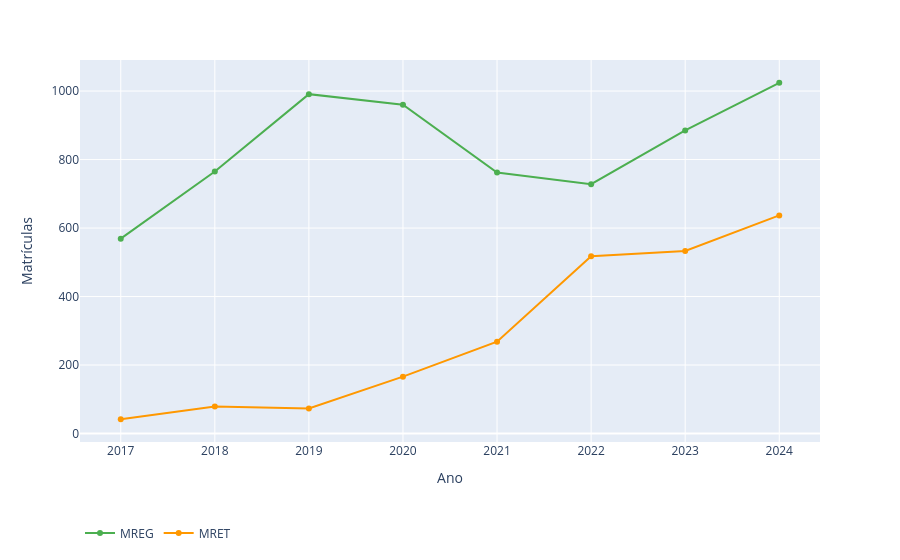

The cell this chart's notebook holds for it:
### Code cell
fig_g2 = px.line(
    matr_ativas_longo,
    x="Ano",
    y="Matrículas",
    color="Tipo",
    markers=True,
    color_discrete_map={"MREG": "#4CAF50", "MRET": "#FF9800"},
    labels={"Tipo": ""},
)
fig_g2.update_xaxes(tickmode="linear", dtick=1)
fig_g2.update_layout(hovermode="x unified", legend=dict(orientation="h", y=-0.2))
fig_g2.show()

### Figure 1 — Plotly figure (JSON) as saved in the notebook; plotly's stock layout.template omitted (floating-point values rounded to 4 significant figures)
{"data": [{"hovertemplate": "=MREG<br>Ano=%{x}<br>Matrículas=%{y}<extra></extra>", "legendgroup": "MREG", "line": {"color": "#4CAF50", "dash": "solid"}, "marker": {"symbol": "circle"}, "mode": "lines+markers", "name": "MREG", "orientation": "v", "showlegend": true, "type": "scatter", "x": [2017, 2018, 2019, 2020, 2021, 2022, 2023, 2024], "xaxis": "x", "y": [569, 765, 991, 960, 762, 728, 885, 1024], "yaxis": "y"}, {"hovertemplate": "=MRET<br>Ano=%{x}<br>Matrículas=%{y}<extra></extra>", "legendgroup": "MRET", "line": {"color": "#FF9800", "dash": "solid"}, "marker": {"symbol": "circle"}, "mode": "lines+markers", "name": "MRET", "orientation": "v", "showlegend": true, "type": "scatter", "x": [2017, 2018, 2019, 2020, 2021, 2022, 2023, 2024], "xaxis": "x", "y": [42, 79, 73, 166, 268, 518, 533, 637], "yaxis": "y"}], "layout": {"hovermode": "x unified", "legend": {"orientation": "h", "title": {"text": ""}, "tracegroupgap": 0, "y": -0.2}, "margin": {"t": 60}, "xaxis": {"anchor": "y", "domain": [0, 1], "dtick": 1, "tickmode": "linear", "title": {"text": "Ano"}}, "yaxis": {"anchor": "x", "domain": [0, 1], "title": {"text": "Matrículas"}}}}
